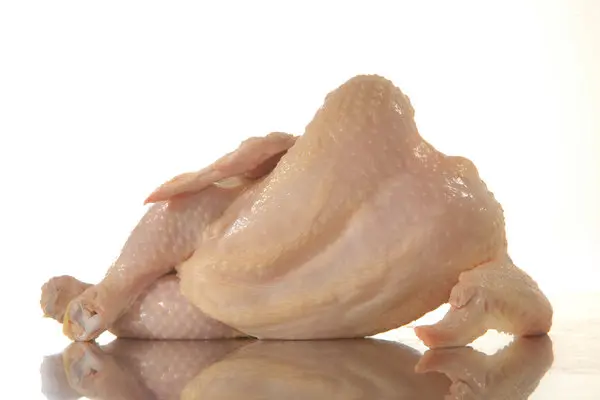
#> input picture uke 50/bilder/chicken.jpg, 600 x 400 px, found by its file name
$ python c.py
#> lines starting #> are read from the running program, lines starting #| are printed output that depends on the picture
from PIL import Image
import os

Original_Image = Image.open(r'C:\Users\marce\OneDrive - Viken fylkeskommune\Desktop\uke 50\bilder\chicken.jpg')
#> Original_Image is the input picture: PIL image 600x400 RGB; mean R, G, B 219.6, 201.9, 188.5
#> the answer given: 1

def image_rotator(rotate):
#> called with rotate = 1
    rotated_image1 = Original_Image.rotate(rotate)
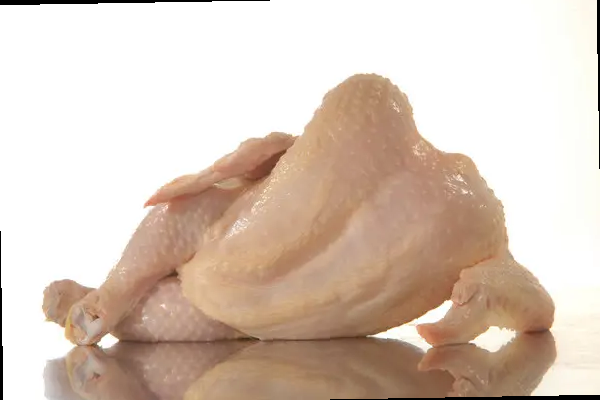
#> rotated_image1: PIL image 600x400 RGB; mean R, G, B 217.5, 199.8, 186.5
    rotated_image1.save('rotated_chicken.jpg')
    os.startfile('rotated_chicken.jpg')

print("type how much you want to rotate the image")

rotate = int(input("choose here:   "))
image_rotator(rotate)

$ run again, with uke 50/bilder/polaroid.png saved as uke 50/bilder/chicken.jpg
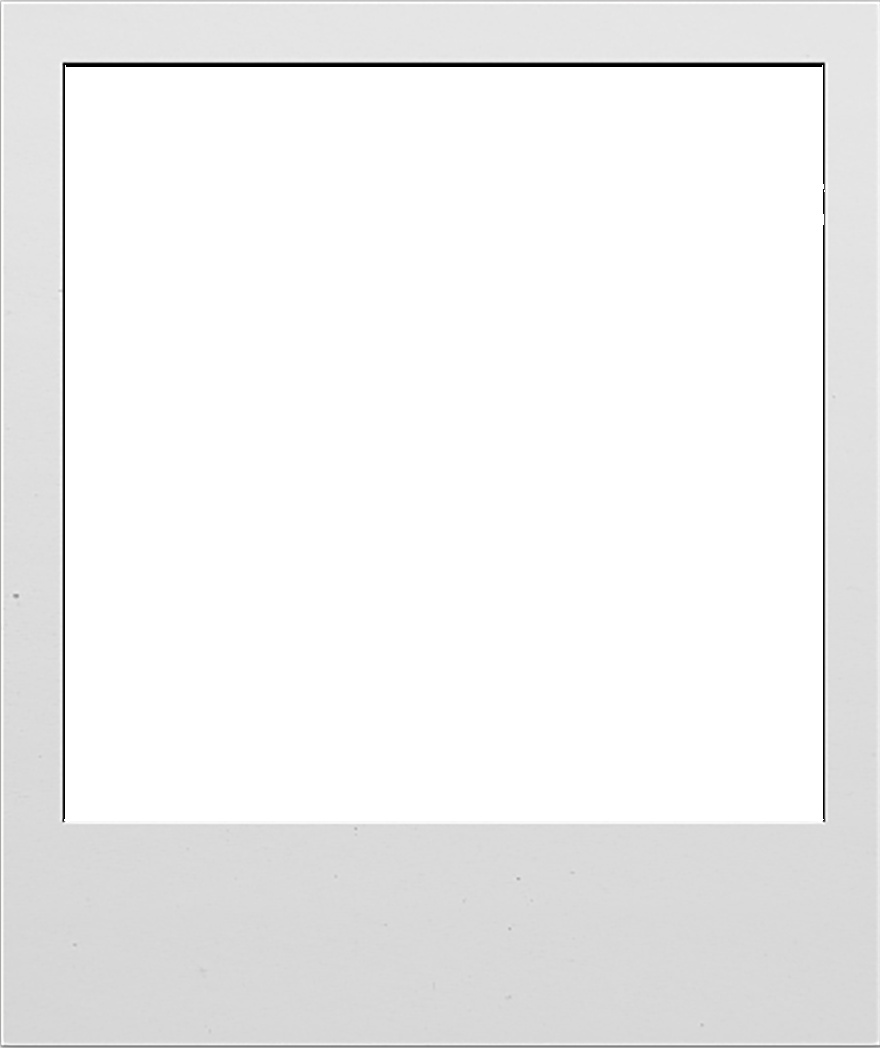
#> input picture uke 50/bilder/polaroid.png, 880 x 1048 px, found by its file name
#> Original_Image is the input picture: PIL image 880x1048 RGB; mean R, G, B 240.3, 240.3, 240.3
#> in image_rotator, `rotated_image1 = Original_Image.rotate(rotate)`:
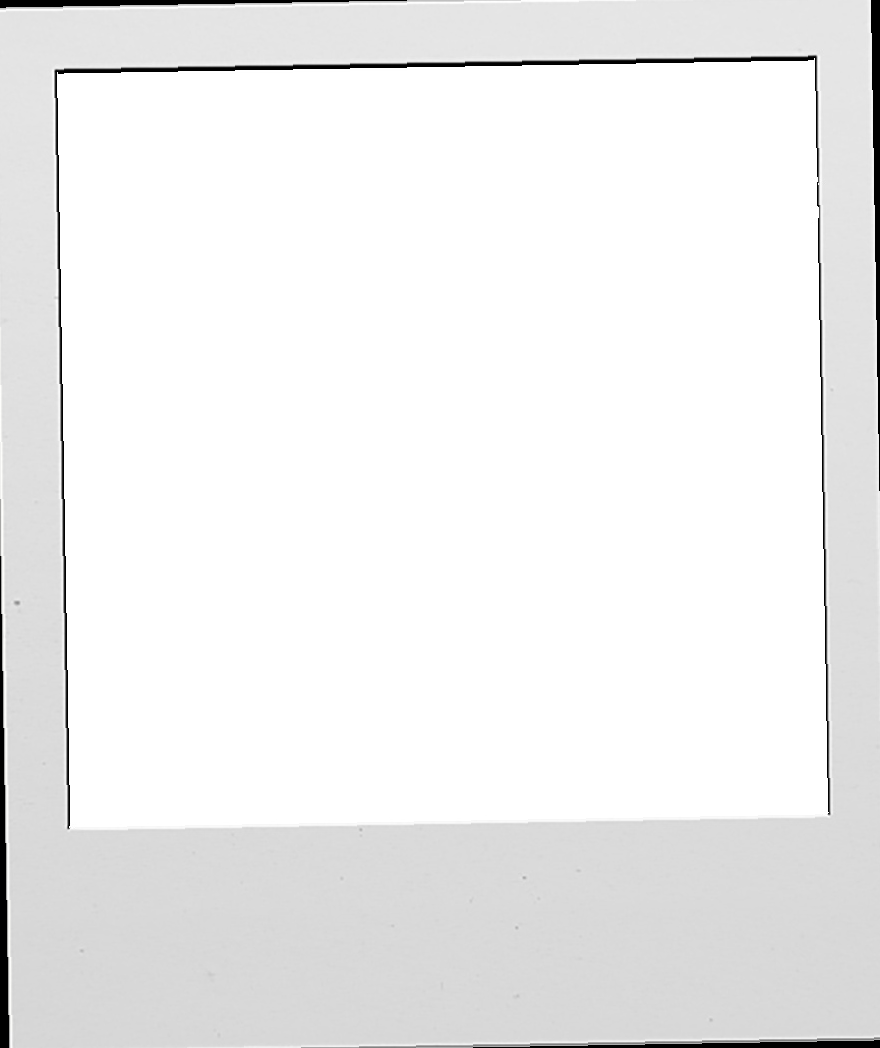
#> rotated_image1: PIL image 880x1048 RGB; mean R, G, B 238.4, 238.4, 238.4
